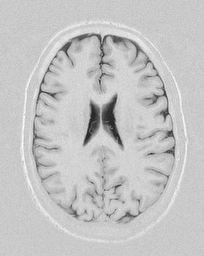
#> input picture materials/brain.png, 204 x 256 px
$ jupyter execute Coursework.ipynb
#> lines starting #> are read from the running program, lines starting #| are printed output that depends on the picture; after the words box and inside, x2 and y2 are one past the last pixel; in counts of white or black regions, pixels touching at a corner belong together
### materials/disparity.py
import numpy as np
import cv2
import sys
from mpl_toolkits import mplot3d
from matplotlib import pyplot as plt


# ================================================
#
def getDisparityMap(imL, imR, numDisparities, blockSize):
    stereo = cv2.StereoBM_create(numDisparities=numDisparities, blockSize=blockSize)

    disparity = stereo.compute(imL, imR)
    disparity = disparity - disparity.min() + 1 # Add 1 so we don't get a zero depth, later
    disparity = disparity.astype(np.float32) / 16.0 # Map is fixed point int with 4 fractional bits

    return disparity # floating point image
# ================================================


# ================================================
#
# [23 lines left out: function plot, not called in this run]


# ================================================
#
# [43 lines that do not run on import are left out]

### Coursework.ipynb
[cell 1]
import random
import cv2
import numpy as np
from matplotlib import pyplot as plt

## Pt. 1 Threshold-Based Segmentation

[cell 2]
img = cv2.imread('materials/brain.png',0)
#> img is the input picture: shape (256, 204); min 31, max 255, mean 196.1
plt.imshow(img, 'gray')

[cell 3]
plt.hist(img.ravel(),256,[0,256]); plt.show()
plt.hist(img.ravel(),256,[195,215]); plt.show()

[cell 4]
## TODO add image arithmetic for full points

plt.subplots_adjust(left=None, bottom=None, right=None, top=2, wspace=None, hspace=None)

ret,th1 = cv2.threshold(img,197,205,cv2.THRESH_BINARY)
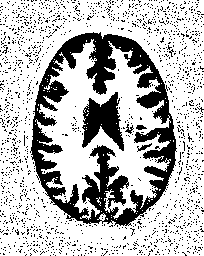
#> th1: shape (256, 204); values 0 (black) and 205 (white), 72.9% white; 1628 black regions (1623 under 20 px), largest, box (x1, y1, x2, y2) and area: (30, 32, 177, 226) 9500, (82, 92, 124, 151) 1360, (137, 143, 152, 152) 47, (125, 124, 134, 134) 38, (136, 125, 147, 130) 38
ret,th2 = cv2.threshold(img,197,213,cv2.THRESH_BINARY)
ret,otsu = cv2.threshold(img,0,255,cv2.THRESH_BINARY+cv2.THRESH_OTSU)
#> otsu: shape (256, 204); 94.3% white; 60 black regions (44 under 20 px), largest, box (x1, y1, x2, y2) and area: (58, 33, 171, 122) 976, (101, 94, 124, 149) 535, (83, 100, 100, 146) 391
#> ret = 156
blur = cv2.GaussianBlur(img,(5,5),0)
ret, gThr = cv2.threshold(blur,180, 220, cv2.THRESH_BINARY)
#> gThr: shape (256, 204); values 0 (black) and 220 (white), 88.4% white; 21 black regions (10 under 20 px), largest, box (x1, y1, x2, y2) and area: (35, 33, 170, 122) 2509, (83, 93, 124, 150) 1151, (85, 156, 125, 210) 606
ret, otsuG = cv2.threshold(blur,0,255,cv2.THRESH_BINARY+cv2.THRESH_OTSU)
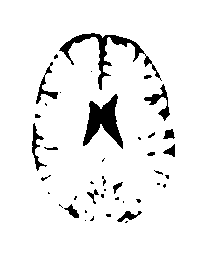
#> otsuG: shape (256, 204); 93.4% white; 42 black regions (26 under 20 px), largest, box (x1, y1, x2, y2) and area: (83, 94, 123, 149) 1024, (59, 33, 162, 90) 956, (144, 84, 170, 121) 265
#> ret = 164
adm = cv2.adaptiveThreshold(img,255,cv2.ADAPTIVE_THRESH_MEAN_C, cv2.THRESH_BINARY,11,2)
#> adm: shape (256, 204); 64% white; black in thin lines or dots
adg = cv2.adaptiveThreshold(img,255,cv2.ADAPTIVE_THRESH_GAUSSIAN_C, cv2.THRESH_BINARY,11,2)
#> adg: shape (256, 204); 65.5% white; black in thin lines or dots

images = [img, th1, th2, otsu, otsuG, adm, adg, gThr]
titles = [
    'Original Image', 'Binary Thresholding (TH) (197/205)',
    'Binary TH (197/213)','OTSU TH', 'OTSU TH after Gaussian filtering',
    'Adaptive Mean TH', 'Adaptive Gaussian TH', 'Gaussian Thresholding'
]
for i in range(len(images)):
    plt.subplot(4,2,i+1),plt.imshow(images[i],'gray')
    plt.title(titles[i])
    plt.xticks([]),plt.yticks([])
#> this loop made 8 passes
plt.figure(figsize=(20,10))
#l#t.tight_layout()
plt.show()

[cell 5]
tray = cv2.imread('materials/tray.png',0)
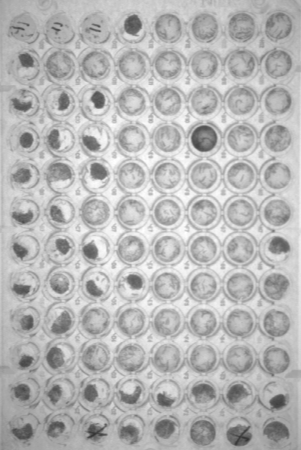
#> input picture materials/tray.png, 301 x 450 px
#> tray is the input picture: shape (450, 301); min 52, max 255, mean 183.2
plt.imshow(tray, 'gray')
t_hh, t_ww = tray.shape[:2]
#> t_hh = 450; t_ww = 301
t_max = max(t_hh, t_ww)
#> t_max = 450

[cell 6]
plt.hist(tray.ravel(),256,[0,256]); plt.show()

[cell 7]
sigma = int(5 * t_max / 300)
#> sigma = 7
blur = cv2.GaussianBlur(tray,(0,0),sigma,sigma)
#> blur: shape (450, 301)
tray_blur = tray-blur+100
ret, tThr = cv2.threshold(tray_blur,0,255,cv2.THRESH_BINARY+cv2.THRESH_OTSU)
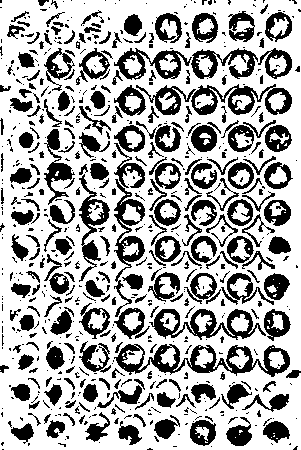
#> tThr: shape (450, 301); 67.9% white; 657 black regions (385 under 20 px), largest, box (x1, y1, x2, y2) and area: (114, 344, 290, 377) 2213, (149, 309, 266, 340) 1393, (191, 84, 292, 115) 1319
#> ret = 93

plt.figure(figsize=(15, 8))
plt.subplot(141),plt.imshow(tray, 'gray'),plt.title('Original')
plt.subplot(142),plt.imshow(blur, 'gray'),plt.title('Gaussian')
plt.subplot(143),plt.imshow(tray-blur+100, 'gray'),plt.title('Gaussian Filtered')
plt.subplot(144),plt.imshow(tThr, 'gray'),plt.title('OTSU')
plt.show()

## Pt. 2 Labelling

[cell 8]
birds = cv2.imread('materials/birds.jpg', 0)
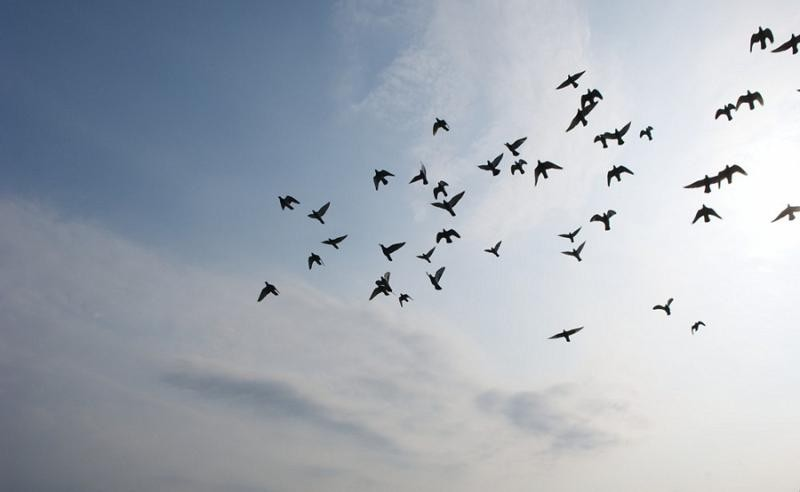
#> input picture materials/birds.jpg, 800 x 492 px
#> birds: shape (492, 800); min 0, max 255, mean 172.7
birds_cl = cv2.imread('materials/birds.jpg')
#> birds_cl is the input picture: shape (492, 800, 3); mean B, G, R 183.7, 173.8, 166.5
plt.imshow(cv2.cvtColor(birds_cl, cv2.COLOR_BGR2RGB))

[cell 9]
thresh = cv2.adaptiveThreshold(birds, 255, cv2.ADAPTIVE_THRESH_GAUSSIAN_C, cv2.THRESH_BINARY, 255, 80)
#> thresh: shape (492, 800); 98.3% white; 40 black regions (2 under 20 px), largest, box (x1, y1, x2, y2) and area: (684, 165, 747, 193) 508, (566, 89, 603, 132) 461, (715, 90, 763, 121) 413
thresh = cv2.bitwise_not(thresh)
plt.title('Local adapatative Threshold')
plt.imshow(thresh, cmap="gray", vmin=0, vmax=255)

[cell 10]
# Dilatation
# trying to separate the birds from each other
# not possible in some cases
kernel_small = np.ones((1,1), np.uint8)
kernel_large = np.ones((3,3), np.uint8)
img_eroded_small = cv2.erode(thresh, kernel_small, iterations=1)
img_eroded_large = cv2.erode(thresh, kernel_large, iterations=1)
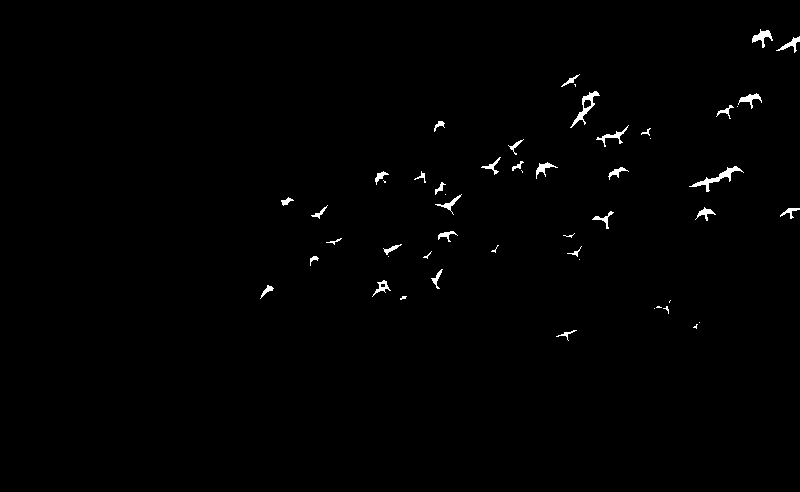
#> img_eroded_large: shape (492, 800); 0.76% white; 51 white regions (18 under 20 px), largest, box (x1, y1, x2, y2) and area: (689, 166, 744, 192) 289, (570, 91, 600, 128) 244, (752, 29, 773, 48) 162

plt.figure(figsize=(15, 8))
plt.subplot(121),plt.imshow(img_eroded_small, 'gray'),plt.title('Erosion - small kernel')
plt.subplot(122),plt.imshow(img_eroded_large, 'gray'),plt.title('Erosion - large kernel')

[cell 11]
label_lists = []
for img in [img_eroded_small, img_eroded_large]:
    x_occurances, y_occurances = np.where(img==255)
    occurances = list(zip(x_occurances, y_occurances))

    labels = np.zeros_like(img)

    def gen_new_label(labels):
        #print("generated new label")
        return np.unique(labels)[-1]+1

    def do_labelling(occ, occurances, labels, new_label=None):
        if labels[occ] != 0:
            return
        label = new_label if new_label else gen_new_label(labels)
        labels[occ] = label
        # print statements to easier understand how it works
        #print(f"Assigned {occ} to {new_label}")

        # check if neighbors also occur in the list of 255
        # locations and call itself recursively
        if (occ[0]-1, occ[1]) in occurances:
            do_labelling((occ[0]-1, occ[1]), occurances, labels, label)
        if (occ[0]+1, occ[1]) in occurances:
            do_labelling((occ[0]+1, occ[1]), occurances, labels, label)
        if (occ[0], occ[1]+1) in occurances:
            do_labelling((occ[0], occ[1]+1), occurances, labels, label)
        if (occ[0], occ[1]-1) in occurances:
            do_labelling((occ[0], occ[1]-1), occurances, labels, label)


    for occ in occurances:
        do_labelling(occ, occurances, labels)
    label_lists.append(labels)
#> this loop made 2 passes

[cell 12]
versions = [img_eroded_small, img_eroded_large, label_lists[0], label_lists[1]]
plot_labels = ['(a)', '(b)', '(c)', '(d)']
plt.figure(figsize=(10, 10))
for _, img in enumerate(versions):
    if _ != 2:
        ret, labels = cv2.connectedComponents(img)
    else:
        labels=img
    # create random labels without duplicates and assign them to the pixels
    random_labels = random.sample(range(1, 255), len(np.unique(labels)))
    label_hue = labels
    for i, x in enumerate(np.unique(labels)[1:]):
        label_hue[label_hue==x] = random_labels[i]
    # convert hue labels to int
    label_hue = np.uint8(label_hue)
    # create blank channel
    blank_ch = 255 * np.ones_like(label_hue)
    # merge into 3 channels
    labeled_img = cv2.merge([label_hue, blank_ch, blank_ch])

    # convert label image to bgr color space
    labeled_img = cv2.cvtColor(labeled_img, cv2.COLOR_HSV2BGR)
    # convert image color space to same as labels so we can combine them
    birds_BGR = cv2.cvtColor(birds_cl, cv2.COLOR_BGR2RGB)
    labeled_img[label_hue == 0] = birds_BGR[(label_hue == 0)]


    plt.subplot(3,2,_+1),plt.imshow(labeled_img),plt.title(plot_labels[_]+f" {ret+1 or np.unique(labels).size}")
    plt.tight_layout()
#> this loop made 4 passes
#> labels: shape (492, 800) int32; 47 distinct labels, from 0 to 254
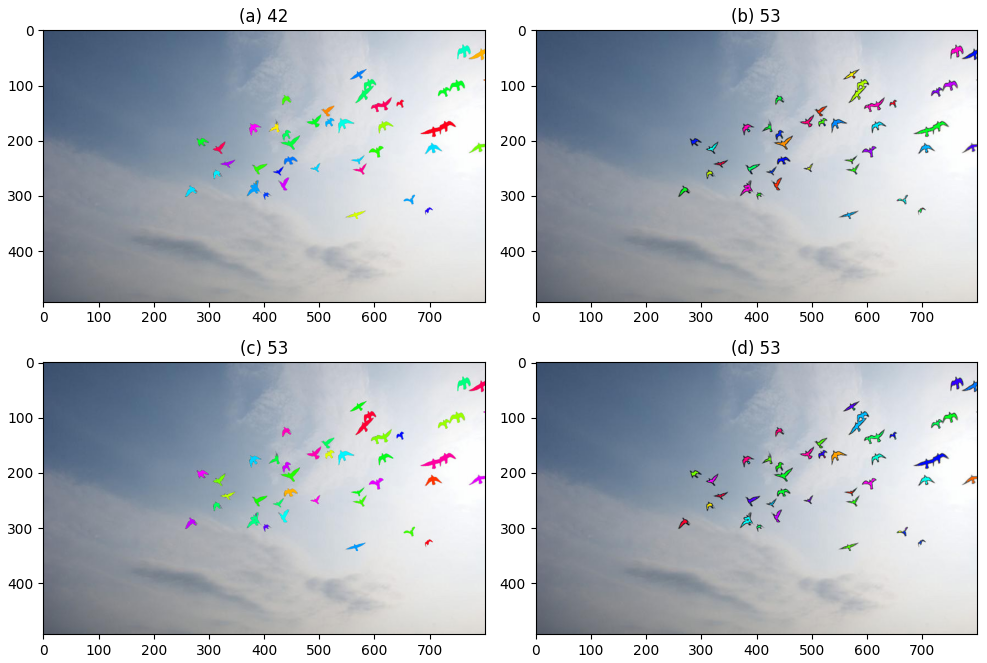
#> figure drawn by matplotlib, 4 panels; B, G, R data is drawn as R, G, B

[cell 13]
'Objects counted: '+ str(ret-1)
#> Out = 'Objects counted: 51'

## Pt. 3 Stereo Imagery

[cell 14]
from materials.disparity import getDisparityMap, plot

# Load left image
filename = 'materials/umbrellaL.png'
imgL = cv2.imread(filename, 0)
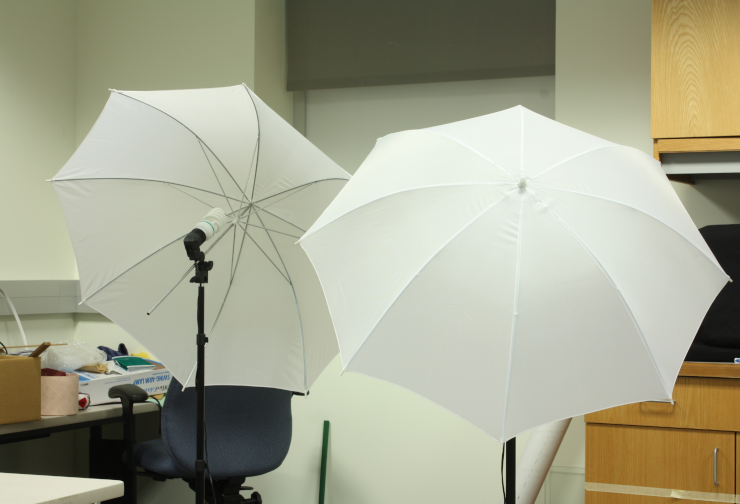
#> input picture materials/umbrellaL.png, 740 x 504 px
#> imgL: shape (504, 740); min 5, max 252, mean 161.7
imgLGrey = cv2.imread(filename, cv2.IMREAD_GRAYSCALE)
imgLEdges = cv2.Canny(imgL,100,200)
#> imgLEdges: shape (504, 740); 2.8% white in thin lines or dots

# Load right image
filename = 'materials/umbrellaR.png'
imgR = cv2.imread(filename, 0)
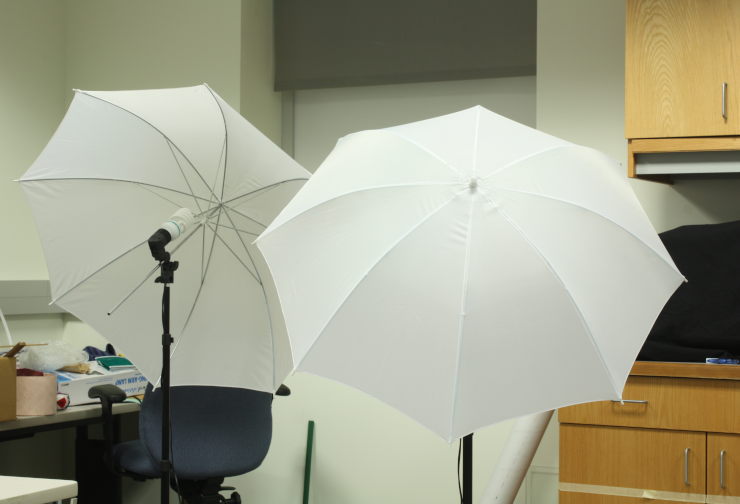
#> input picture materials/umbrellaR.png, 740 x 504 px
#> imgR: shape (504, 740); min 7, max 250, mean 155.8
imgRGrey = cv2.imread(filename, cv2.IMREAD_GRAYSCALE)
imgREdges = cv2.Canny(imgR,100,200)
#> imgREdges: shape (504, 740); 2.8% white in thin lines or dots

# Get disparity map
disparity = getDisparityMap(imgL, imgR, 64, 5)
disparityGrey = getDisparityMap(imgLGrey, imgRGrey, 64, 5)
disparityEdges = getDisparityMap(imgLEdges, imgREdges, 64, 5)
#> call 3 of getDisparityMap, with numDisparities = 64, blockSize = 5
#> in getDisparityMap (call 3), `disparity = stereo.compute(imL, imR)`:
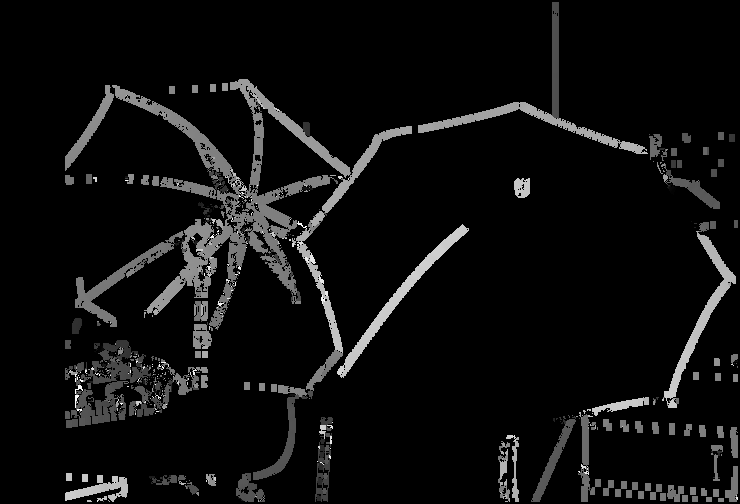
#> disparity: shape (504, 740) int16; min -16, max 1008, mean 41.7; drawn with min black and max white

# Normalise for display
disparityImg = np.interp(disparity, (disparity.min(), disparity.max()), (0.0, 1.0))
disparityImgGrey = np.interp(disparityGrey, (disparity.min(), disparity.max()), (0.0, 1.0))
disparityImgEdges = np.interp(disparityEdges, (disparity.min(), disparity.max()), (0.0, 1.0))

[cell 15]
plt.figure(figsize=(15, 8))
plt.title('Disparity Images')
plt.subplot(131),plt.imshow(disparityImg, 'gray'),plt.title('Original')
plt.subplot(132),plt.imshow(disparityImgGrey, 'gray'),plt.title('Grey')
plt.subplot(133),plt.imshow(disparityImgEdges, 'gray'),plt.title('Edge detected')
plt.show()
